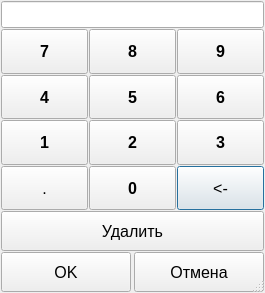
<?xml version="1.0" encoding="UTF-8"?>
<ui version="4.0">
 <class>keyboard</class>
 <widget class="QDialog" name="keyboard">
  <property name="windowModality">
   <enum>Qt::ApplicationModal</enum>
  </property>
  <property name="geometry">
   <rect>
    <x>0</x>
    <y>0</y>
    <width>265</width>
    <height>293</height>
   </rect>
  </property>
  <property name="sizePolicy">
   <sizepolicy hsizetype="Fixed" vsizetype="Fixed">
    <horstretch>0</horstretch>
    <verstretch>0</verstretch>
   </sizepolicy>
  </property>
  <property name="minimumSize">
   <size>
    <width>265</width>
    <height>293</height>
   </size>
  </property>
  <property name="maximumSize">
   <size>
    <width>600</width>
    <height>480</height>
   </size>
  </property>
  <property name="baseSize">
   <size>
    <width>0</width>
    <height>0</height>
   </size>
  </property>
  <property name="font">
   <font>
    <pointsize>12</pointsize>
   </font>
  </property>
  <property name="cursor">
   <cursorShape>BlankCursor</cursorShape>
  </property>
  <property name="contextMenuPolicy">
   <enum>Qt::DefaultContextMenu</enum>
  </property>
  <property name="acceptDrops">
   <bool>false</bool>
  </property>
  <property name="windowTitle">
   <string>Ввод</string>
  </property>
  <property name="windowIcon">
   <iconset resource="resource.qrc">
    <normaloff>:/Images/cc_logo-icon.png</normaloff>:/Images/cc_logo-icon.png</iconset>
  </property>
  <property name="sizeGripEnabled">
   <bool>true</bool>
  </property>
  <property name="modal">
   <bool>true</bool>
  </property>
  <layout class="QVBoxLayout" name="verticalLayout_5">
   <property name="spacing">
    <number>1</number>
   </property>
   <property name="leftMargin">
    <number>1</number>
   </property>
   <property name="topMargin">
    <number>1</number>
   </property>
   <property name="rightMargin">
    <number>1</number>
   </property>
   <property name="bottomMargin">
    <number>1</number>
   </property>
   <item>
    <widget class="QLineEdit" name="lineEdit">
     <property name="sizePolicy">
      <sizepolicy hsizetype="Preferred" vsizetype="Preferred">
       <horstretch>0</horstretch>
       <verstretch>0</verstretch>
      </sizepolicy>
     </property>
     <property name="cursor">
      <cursorShape>BlankCursor</cursorShape>
     </property>
     <property name="maxLength">
      <number>16</number>
     </property>
     <property name="alignment">
      <set>Qt::AlignCenter</set>
     </property>
    </widget>
   </item>
   <item>
    <layout class="QGridLayout" name="gridLayout">
     <property name="spacing">
      <number>1</number>
     </property>
     <item row="3" column="2">
      <widget class="QPushButton" name="pbtn_bkspc">
       <property name="sizePolicy">
        <sizepolicy hsizetype="Expanding" vsizetype="Expanding">
         <horstretch>0</horstretch>
         <verstretch>0</verstretch>
        </sizepolicy>
       </property>
       <property name="minimumSize">
        <size>
         <width>35</width>
         <height>40</height>
        </size>
       </property>
       <property name="cursor">
        <cursorShape>BlankCursor</cursorShape>
       </property>
       <property name="text">
        <string>&lt;-</string>
       </property>
      </widget>
     </item>
     <item row="2" column="2">
      <widget class="QPushButton" name="pbtn_3">
       <property name="sizePolicy">
        <sizepolicy hsizetype="Expanding" vsizetype="Expanding">
         <horstretch>0</horstretch>
         <verstretch>0</verstretch>
        </sizepolicy>
       </property>
       <property name="minimumSize">
        <size>
         <width>35</width>
         <height>40</height>
        </size>
       </property>
       <property name="font">
        <font>
         <weight>75</weight>
         <bold>true</bold>
        </font>
       </property>
       <property name="cursor">
        <cursorShape>BlankCursor</cursorShape>
       </property>
       <property name="text">
        <string>3</string>
       </property>
      </widget>
     </item>
     <item row="1" column="2">
      <widget class="QPushButton" name="pbtn_6">
       <property name="sizePolicy">
        <sizepolicy hsizetype="Expanding" vsizetype="Expanding">
         <horstretch>0</horstretch>
         <verstretch>0</verstretch>
        </sizepolicy>
       </property>
       <property name="minimumSize">
        <size>
         <width>35</width>
         <height>40</height>
        </size>
       </property>
       <property name="font">
        <font>
         <weight>75</weight>
         <bold>true</bold>
        </font>
       </property>
       <property name="cursor">
        <cursorShape>BlankCursor</cursorShape>
       </property>
       <property name="text">
        <string>6</string>
       </property>
      </widget>
     </item>
     <item row="0" column="2">
      <widget class="QPushButton" name="pbtn_9">
       <property name="sizePolicy">
        <sizepolicy hsizetype="Expanding" vsizetype="Expanding">
         <horstretch>0</horstretch>
         <verstretch>0</verstretch>
        </sizepolicy>
       </property>
       <property name="minimumSize">
        <size>
         <width>35</width>
         <height>40</height>
        </size>
       </property>
       <property name="font">
        <font>
         <weight>75</weight>
         <bold>true</bold>
        </font>
       </property>
       <property name="cursor">
        <cursorShape>BlankCursor</cursorShape>
       </property>
       <property name="text">
        <string>9</string>
       </property>
      </widget>
     </item>
     <item row="3" column="1">
      <widget class="QPushButton" name="pbtn_0">
       <property name="sizePolicy">
        <sizepolicy hsizetype="Expanding" vsizetype="Expanding">
         <horstretch>0</horstretch>
         <verstretch>0</verstretch>
        </sizepolicy>
       </property>
       <property name="minimumSize">
        <size>
         <width>35</width>
         <height>40</height>
        </size>
       </property>
       <property name="font">
        <font>
         <weight>75</weight>
         <bold>true</bold>
        </font>
       </property>
       <property name="cursor">
        <cursorShape>BlankCursor</cursorShape>
       </property>
       <property name="text">
        <string>0</string>
       </property>
      </widget>
     </item>
     <item row="2" column="1">
      <widget class="QPushButton" name="pbtn_2">
       <property name="sizePolicy">
        <sizepolicy hsizetype="Expanding" vsizetype="Expanding">
         <horstretch>0</horstretch>
         <verstretch>0</verstretch>
        </sizepolicy>
       </property>
       <property name="minimumSize">
        <size>
         <width>35</width>
         <height>40</height>
        </size>
       </property>
       <property name="font">
        <font>
         <weight>75</weight>
         <bold>true</bold>
        </font>
       </property>
       <property name="cursor">
        <cursorShape>BlankCursor</cursorShape>
       </property>
       <property name="text">
        <string>2</string>
       </property>
      </widget>
     </item>
     <item row="1" column="1">
      <widget class="QPushButton" name="pbtn_5">
       <property name="sizePolicy">
        <sizepolicy hsizetype="Expanding" vsizetype="Expanding">
         <horstretch>0</horstretch>
         <verstretch>0</verstretch>
        </sizepolicy>
       </property>
       <property name="minimumSize">
        <size>
         <width>35</width>
         <height>40</height>
        </size>
       </property>
       <property name="font">
        <font>
         <weight>75</weight>
         <bold>true</bold>
        </font>
       </property>
       <property name="cursor">
        <cursorShape>BlankCursor</cursorShape>
       </property>
       <property name="text">
        <string>5</string>
       </property>
      </widget>
     </item>
     <item row="0" column="1">
      <widget class="QPushButton" name="pbtn_8">
       <property name="sizePolicy">
        <sizepolicy hsizetype="Expanding" vsizetype="Expanding">
         <horstretch>0</horstretch>
         <verstretch>0</verstretch>
        </sizepolicy>
       </property>
       <property name="minimumSize">
        <size>
         <width>35</width>
         <height>40</height>
        </size>
       </property>
       <property name="font">
        <font>
         <weight>75</weight>
         <bold>true</bold>
        </font>
       </property>
       <property name="cursor">
        <cursorShape>BlankCursor</cursorShape>
       </property>
       <property name="text">
        <string>8</string>
       </property>
      </widget>
     </item>
     <item row="3" column="0">
      <widget class="QPushButton" name="pbtn_point">
       <property name="sizePolicy">
        <sizepolicy hsizetype="Expanding" vsizetype="Expanding">
         <horstretch>0</horstretch>
         <verstretch>0</verstretch>
        </sizepolicy>
       </property>
       <property name="minimumSize">
        <size>
         <width>35</width>
         <height>40</height>
        </size>
       </property>
       <property name="cursor">
        <cursorShape>BlankCursor</cursorShape>
       </property>
       <property name="text">
        <string>.</string>
       </property>
      </widget>
     </item>
     <item row="2" column="0">
      <widget class="QPushButton" name="pbtn_1">
       <property name="sizePolicy">
        <sizepolicy hsizetype="Expanding" vsizetype="Expanding">
         <horstretch>0</horstretch>
         <verstretch>0</verstretch>
        </sizepolicy>
       </property>
       <property name="minimumSize">
        <size>
         <width>35</width>
         <height>40</height>
        </size>
       </property>
       <property name="font">
        <font>
         <weight>75</weight>
         <bold>true</bold>
        </font>
       </property>
       <property name="cursor">
        <cursorShape>BlankCursor</cursorShape>
       </property>
       <property name="text">
        <string>1</string>
       </property>
      </widget>
     </item>
     <item row="1" column="0">
      <widget class="QPushButton" name="pbtn_4">
       <property name="sizePolicy">
        <sizepolicy hsizetype="Expanding" vsizetype="Expanding">
         <horstretch>0</horstretch>
         <verstretch>0</verstretch>
        </sizepolicy>
       </property>
       <property name="minimumSize">
        <size>
         <width>35</width>
         <height>40</height>
        </size>
       </property>
       <property name="font">
        <font>
         <weight>75</weight>
         <bold>true</bold>
        </font>
       </property>
       <property name="cursor">
        <cursorShape>BlankCursor</cursorShape>
       </property>
       <property name="text">
        <string>4</string>
       </property>
      </widget>
     </item>
     <item row="0" column="0">
      <widget class="QPushButton" name="pbtn_7">
       <property name="sizePolicy">
        <sizepolicy hsizetype="Expanding" vsizetype="Expanding">
         <horstretch>0</horstretch>
         <verstretch>0</verstretch>
        </sizepolicy>
       </property>
       <property name="minimumSize">
        <size>
         <width>35</width>
         <height>40</height>
        </size>
       </property>
       <property name="font">
        <font>
         <weight>75</weight>
         <bold>true</bold>
        </font>
       </property>
       <property name="cursor">
        <cursorShape>BlankCursor</cursorShape>
       </property>
       <property name="text">
        <string>7</string>
       </property>
      </widget>
     </item>
    </layout>
   </item>
   <item>
    <widget class="QPushButton" name="pbtn_del">
     <property name="sizePolicy">
      <sizepolicy hsizetype="Preferred" vsizetype="Preferred">
       <horstretch>0</horstretch>
       <verstretch>0</verstretch>
      </sizepolicy>
     </property>
     <property name="minimumSize">
      <size>
       <width>35</width>
       <height>40</height>
      </size>
     </property>
     <property name="cursor">
      <cursorShape>BlankCursor</cursorShape>
     </property>
     <property name="text">
      <string>Удалить</string>
     </property>
    </widget>
   </item>
   <item>
    <layout class="QHBoxLayout" name="horizontalLayout">
     <property name="spacing">
      <number>3</number>
     </property>
     <item>
      <widget class="QPushButton" name="pbtn_Ok">
       <property name="sizePolicy">
        <sizepolicy hsizetype="Preferred" vsizetype="Preferred">
         <horstretch>0</horstretch>
         <verstretch>0</verstretch>
        </sizepolicy>
       </property>
       <property name="minimumSize">
        <size>
         <width>0</width>
         <height>40</height>
        </size>
       </property>
       <property name="cursor">
        <cursorShape>BlankCursor</cursorShape>
       </property>
       <property name="text">
        <string>OK</string>
       </property>
      </widget>
     </item>
     <item>
      <widget class="QPushButton" name="pbtn_cancel">
       <property name="sizePolicy">
        <sizepolicy hsizetype="Preferred" vsizetype="Preferred">
         <horstretch>0</horstretch>
         <verstretch>0</verstretch>
        </sizepolicy>
       </property>
       <property name="minimumSize">
        <size>
         <width>0</width>
         <height>40</height>
        </size>
       </property>
       <property name="cursor">
        <cursorShape>BlankCursor</cursorShape>
       </property>
       <property name="text">
        <string>Отмена</string>
       </property>
      </widget>
     </item>
    </layout>
   </item>
  </layout>
  <zorder>lineEdit</zorder>
  <zorder>pbtn_del</zorder>
  <zorder></zorder>
 </widget>
 <resources>
  <include location="resource.qrc"/>
 </resources>
 <connections/>
</ui>
